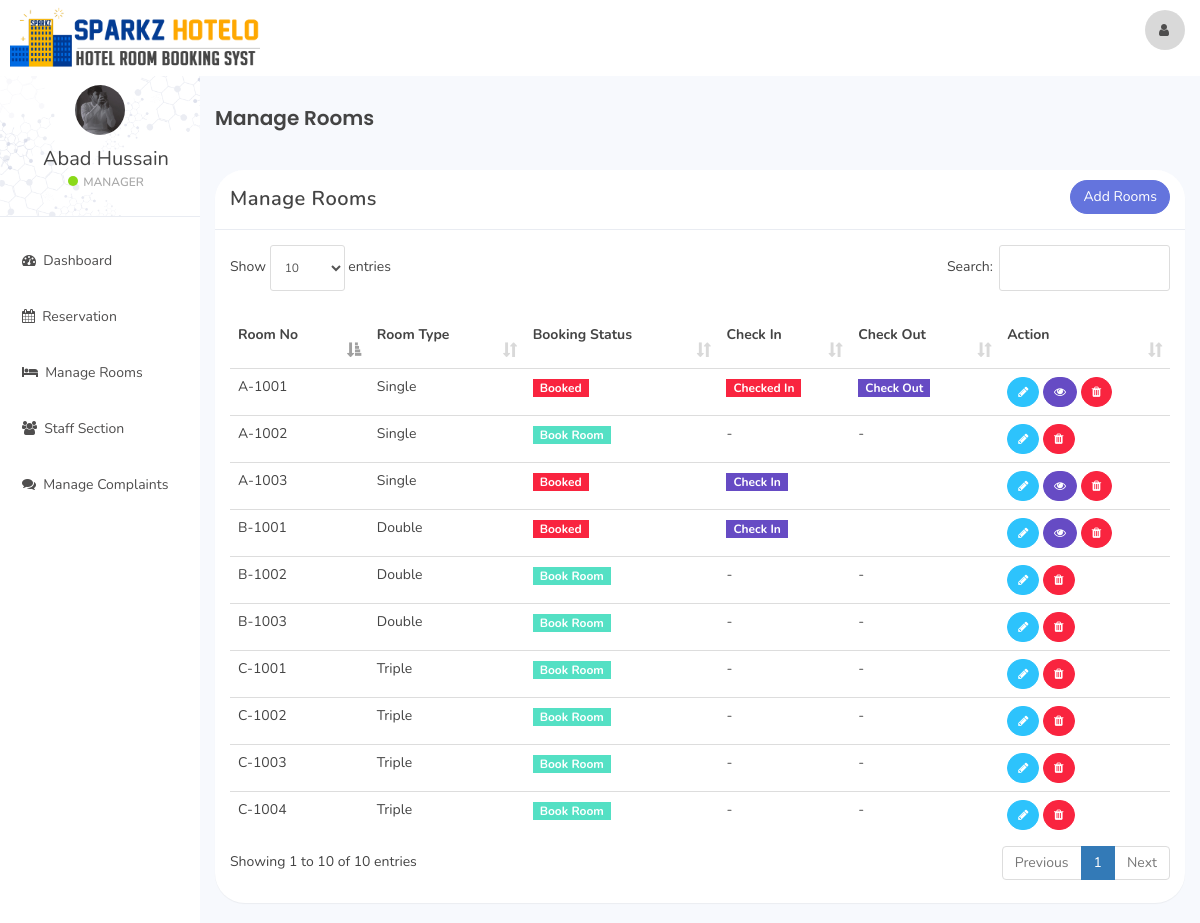
Screenshot of /sparkz/index.php (signed in) with the database file from the repository.
### tables this page shows
CREATE TABLE `user` (
  `id` int(11) NOT NULL,
  `name` varchar(100) NOT NULL,
  `username` varchar(50) NOT NULL,
  `email` varchar(100) NOT NULL,
  `password` varchar(100) NOT NULL,
  `created_at` timestamp NOT NULL DEFAULT current_timestamp()
);

CREATE TABLE `room` (
  `room_id` int(10) NOT NULL,
  `room_type_id` int(10) NOT NULL,
  `room_no` varchar(10) NOT NULL,
  `status` tinyint(1) DEFAULT NULL,
  `check_in_status` tinyint(1) NOT NULL,
  `check_out_status` tinyint(1) NOT NULL,
  `deleteStatus` tinyint(1) DEFAULT 0
);

CREATE TABLE `room_type` (
  `room_type_id` int(10) NOT NULL,
  `room_type` varchar(100) NOT NULL,
  `price` int(10) NOT NULL,
  `max_person` int(10) NOT NULL
);

### sparkz/room_mang.php (the view, shortened to what this page needs)
<div class="col-sm-9 col-sm-offset-3 col-lg-10 col-lg-offset-2 main">
    <div class="row">
        <ol class="breadcrumb">
            <li class="active"> <h1>Manage Rooms</h1></li>
        </ol>
    </div>
    <br>
    <div class="row">
        <div class="col-lg-12">
        </div>
    </div>
    <div class="row">
        <div class="col-lg-12">
            <div class="panel panel-default">
                <div class="panel-heading">Manage Rooms
                    <button class="btn btn-secondary pull-right" style="border-radius:0%" data-toggle="modal" data-target="#addRoom">Add Rooms</button>
                </div>
                <div class="panel-body">
                    <table class="table table-responsive" cellspacing="0" width="100%"
                           id="rooms">
                        <thead>
                        <tr>
                            <th>Room No</th>
                            <th>Room Type</th>
                            <th>Booking Status</th>
                            <th>Check In</th>
                            <th>Check Out</th>
                            <th>Action</th>
                        </tr>
                        </thead>
                        <tbody>
                        <?php
                        $room_query = "SELECT * FROM room NATURAL JOIN room_type WHERE deleteStatus = 0";
                        $rooms_result = mysqli_query($connection, $room_query);
                        if (mysqli_num_rows($rooms_result) > 0) {
                            while ($rooms = mysqli_fetch_assoc($rooms_result)) { ?>
                                <tr>
                                    <td><?php echo $rooms['room_no'] ?></td>
                                    <td><?php echo $rooms['room_type'] ?></td>
                                    <td>
                                        <?php
                                        if ($rooms['status'] == 0) {
                                            echo '<a href="index.php?reservation&room_id=' . $rooms['room_id'] . '&room_type_id=' . $rooms['room_type_id'] . '" class=" btn-success badge" style="border-radius:0%">Book Room</a>';
                                        } else {
                                            echo '<a href="#" class="badge btn-danger" style="border-radius:0%">Booked</a>';
                                        }
                                        ?>
                                    <td>
                                        <?php
                                        if ($rooms['status'] == 1 && $rooms['check_in_status'] == 0) {
                                            echo '<button class="badge btn-warning" id="checkInRoom"  data-id="' . $rooms['room_id'] . '" data-toggle="modal" style="border-radius:0%" data-target="#checkIn">Check In</button>';
                                        } elseif ($rooms['status'] == 0) {
                                            echo '-';
                                        } else {
                                            echo '<a href="#" class="badge btn-danger" style="border-radius:0%">Checked In</a>';
                                        }
                                        ?>
                                    </td>
                                    <td>
                                        <?php
                                        if ($rooms['status'] == 1 && $rooms['check_in_status'] == 1) {
                                            echo '<button class="badge btn-primary" style="border-radius:0%" id="checkOutRoom" data-id="' . $rooms['room_id'] . '">Check Out</button>';
                                        } elseif ($rooms['status'] == 0) {
                                            echo '-';
                                        }
                                        ?>
                                    </td>
                                    <td>
                                        <button title="Edit Room Information" style="border-radius:60px;" data-toggle="modal"
                                                data-target="#editRoom" data-id="<?php echo $rooms['room_id']; ?>"
                                                id="roomEdit" class="btn btn-sm btn-info"><i class="fa fa-pencil"></i></button>
                                        <?php
                                        if ($rooms['status'] == 1) {
                                            echo '<button title="Customer Information" data-toggle="modal" data-target="#cutomerDetailsModal" data-id="' . $rooms['room_id'] . '" id="cutomerDetails" class="btn btn-sm btn-warning" style="border-radius:60px;"><i class="fa fa-eye"></i></button>';
                                        }
                                        ?>
                                        <a href="ajax.php?delete_room=<?php echo $rooms['room_id']; ?>"
                                           class="btn btn-sm btn-danger" style="border-radius:60px;" onclick="return confirm('Are you Sure?')"><i
                                                    class="fa fa-trash" alt="delete"></i></a>
                                    </td>
                                </tr>
                            <?php }
                        } else {
                            echo "No Rooms";
                        }
                        ?>
                        </tbody>
                    </table>
                </div>
            </div>
        </div>
    </div>
</div>

### sparkz/includes/sidebar.php (shortened to what this page needs)
<div id="sidebar-collapse" class="col-sm-3 col-lg-2 sidebar">
    <div class="profile-sidebar">
        <div class="profile-userpic">
            <img src="assets/img/user.png" class="img-responsive" alt="">
        </div>
        <div class="profile-usertitle">
            <div class="profile-usertitle-name"><?php echo $user['name'];?></div>
            <div class="profile-usertitle-status"><span class="indicator label-success"></span>Manager</div>
        </div>
    </div>
    <ul class="nav menu">
    <?php
        if (isset($_GET['dashboard'])){ ?>
            <li class="active">
                <a href="index.php?dashboard"><em class="fa fa-dashboard">&nbsp;</em>
                    Dashboard
                </a>
            </li>
        <?php } else{?>
            <li>
                <a href="index.php?dashboard"><em class="fa fa-dashboard">&nbsp;</em>
                    Dashboard
                </a>
            </li>
        <?php }
        if (isset($_GET['reservation'])){ ?>
            <li class="active">
            <a href="index.php?reservation"><em class="fa fa-calendar">&nbsp;</em>
                    Reservation
                </a>
            </li>
        <?php } else{?>
            <li>
            <a href="index.php?reservation"><em class="fa fa-calendar">&nbsp;</em>
                    Reservation
                </a>
            </li>
        <?php }
        if (isset($_GET['room_mang'])){ ?>
            <li class="active">
                <a href="index.php?room_mang"><em class="fa fa-bed">&nbsp;</em>
                    Manage Rooms
                </a>
            </li>
        <?php } else{?>
            <li>
            <a href="index.php?room_mang"><em class="fa fa-bed">&nbsp;</em>
                    Manage Rooms
                </a>
            </li>
        <?php }
        if (isset($_GET['staff_mang'])){ ?>
            <li class="active">
                <a href="index.php?staff_mang"><em class="fa fa-users">&nbsp;</em>
                    Staff Section
                </a>
            </li>
        <?php } else{?>
            <li>
                <a href="index.php?staff_mang"><em class="fa fa-users">&nbsp;</em>
                    Staff Section
                </a>
            </li>
        <?php }
        if (isset($_GET['complain'])){ ?>
            <li class="active">
                <a href="index.php?complain"><em class="fa fa-comments">&nbsp;</em>
                    Manage Complaints
                </a>
            </li>
        <?php } else{?>
            <li>
                <a href="index.php?complain"><em class="fa fa-comments">&nbsp;</em>
                    Manage Complaints
                </a>
            </li>
        <?php }
        ?>
    </ul>
</div>

### rows the page displays
user: name "Abad Hussain"
room: room_no "A-1001", room_type.room_type "Single", status "Booked"
room: room_no "A-1002", room_type.room_type "Single"
room: room_no "A-1003", room_type.room_type "Single", status "Booked"
room: room_no "B-1001", room_type.room_type "Double", status "Booked"
room: room_no "B-1002", room_type.room_type "Double"
room: room_no "B-1003", room_type.room_type "Double"
room: room_no "C-1001", room_type.room_type "Triple"
room: room_no "C-1003", room_type.room_type "Triple"
room: room_no "C-1002", room_type.room_type "Triple"
room: room_no "C-1004", room_type.room_type "Triple"
